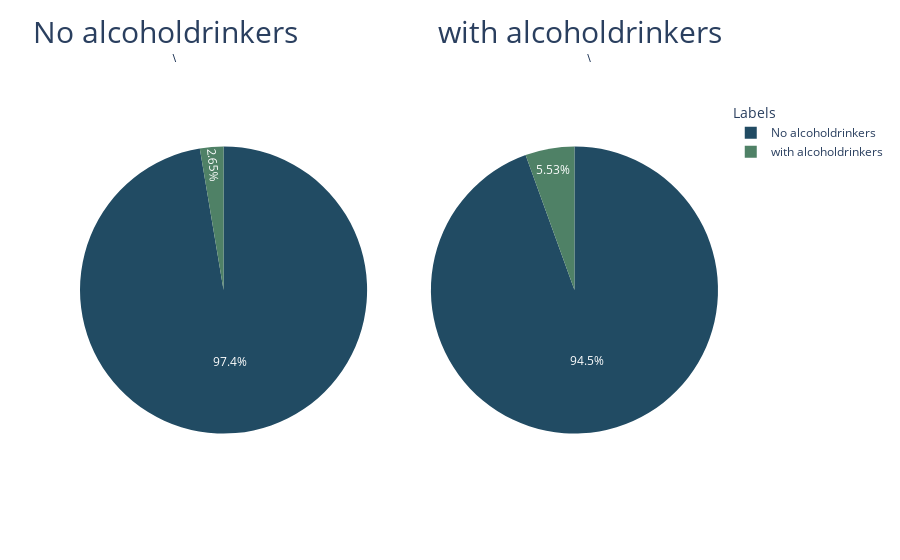
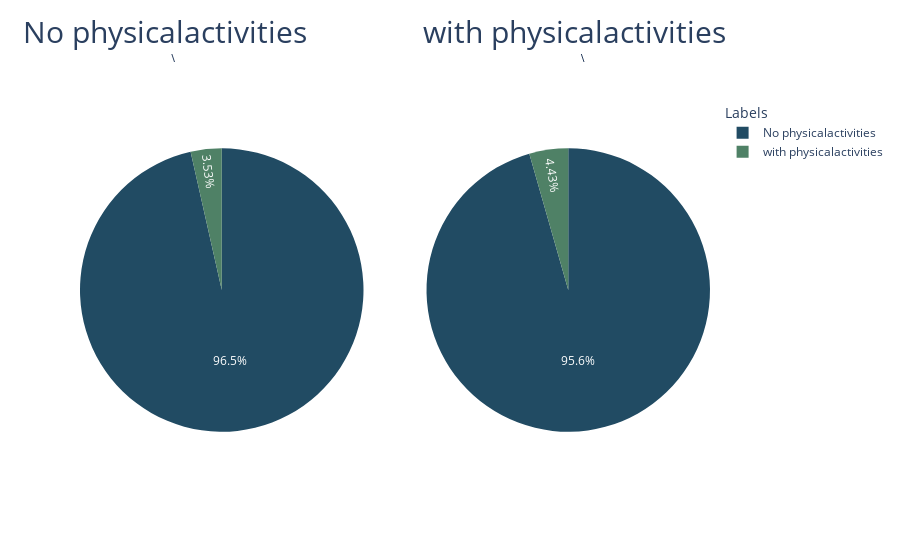

Source (notebook cell) for these figures, in order:
### Code cell
# Define colors for the plot
irises_colors = ['rgb(33, 75, 99)', 'rgb(79, 129, 102)', 'rgb(151, 179, 100)',
                 'rgb(175, 49, 35)', 'rgb(36, 73, 147)']

cols = ['alcoholdrinkers', 'physicalactivities']

# Looping through columns to create pie charts
for i in cols:
    # Filter the DataFrame
    df_yes = df[df[i] == 'Yes']
    df_no = df[df[i] == 'No']
    fig = make_subplots(rows=1, cols=2, specs=[[{'type': 'domain'}, {'type': 'domain'}]])
    fig.add_trace(
        go.Pie(values=df_no.highrisklastyear.value_counts().values, 
               labels=[f'No {i}', f'with {i}'],
               marker_colors=irises_colors),
        row=1, col=1
    )
    fig.add_trace(
        go.Pie(values=df_yes.highrisklastyear.value_counts().values, 
               labels=[f'No {i}', f'with {i}'],
               marker_colors=irises_colors),
        row=1, col=2
    )
    fig.update_layout(
        legend_title="Labels",
        annotations=[
            dict(text=f'No {i}', x=0.15, y=1.10, font_size=30),
            dict(text=f'with {i}', x=0.80, y=1.10, font_size=30)
        ]
    )
    fig.show()

### Figure 1 — Plotly figure (JSON) as saved in the notebook; plotly's stock layout.template omitted (floating-point values rounded to 4 significant figures)
{"data": [{"domain": {"x": [0, 0.45], "y": [0, 1]}, "labels": ["No alcoholdrinkers", "with alcoholdrinkers"], "marker": {"colors": ["rgb(33, 75, 99)", "rgb(79, 129, 102)", "rgb(151, 179, 100)", "rgb(175, 49, 35)", "rgb(36, 73, 147)"]}, "type": "pie", "values": [84605, 2301]}, {"domain": {"x": [0.55, 1], "y": [0, 1]}, "labels": ["No alcoholdrinkers", "with alcoholdrinkers"], "marker": {"colors": ["rgb(33, 75, 99)", "rgb(79, 129, 102)", "rgb(151, 179, 100)", "rgb(175, 49, 35)", "rgb(36, 73, 147)"]}, "type": "pie", "values": [99624, 5831]}], "layout": {"annotations": [{"font": {"size": 30}, "text": "No alcoholdrinkers", "x": 0.15, "y": 1.1}, {"font": {"size": 30}, "text": "with alcoholdrinkers", "x": 0.8, "y": 1.1}], "autosize": true, "legend": {"title": {"text": "Labels"}}}}

### Figure 2 — Plotly figure (JSON) as saved in the notebook; plotly's stock layout.template omitted (floating-point values rounded to 4 significant figures)
{"data": [{"domain": {"x": [0, 0.45], "y": [0, 1]}, "labels": ["No physicalactivities", "with physicalactivities"], "marker": {"colors": ["rgb(33, 75, 99)", "rgb(79, 129, 102)", "rgb(151, 179, 100)", "rgb(175, 49, 35)", "rgb(36, 73, 147)"]}, "type": "pie", "values": [41737, 1526]}, {"domain": {"x": [0.55, 1], "y": [0, 1]}, "labels": ["No physicalactivities", "with physicalactivities"], "marker": {"colors": ["rgb(33, 75, 99)", "rgb(79, 129, 102)", "rgb(151, 179, 100)", "rgb(175, 49, 35)", "rgb(36, 73, 147)"]}, "type": "pie", "values": [142492, 6606]}], "layout": {"annotations": [{"font": {"size": 30}, "text": "No physicalactivities", "x": 0.15, "y": 1.1}, {"font": {"size": 30}, "text": "with physicalactivities", "x": 0.8, "y": 1.1}], "autosize": true, "legend": {"title": {"text": "Labels"}}}}
